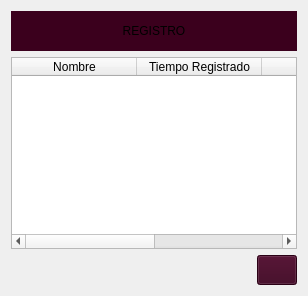
         <widget class="QWidget" name="Regis_page">
          <layout class="QVBoxLayout" name="verticalLayout_27">
           <item>
            <widget class="QLabel" name="label_40">
             <property name="minimumSize">
              <size>
               <width>200</width>
               <height>40</height>
              </size>
             </property>
             <property name="maximumSize">
              <size>
               <width>16777215</width>
               <height>40</height>
              </size>
             </property>
             <property name="styleSheet">
              <string notr="true">font: 75 20pt &quot;Century Gothic&quot;;
background-color: rgb(59, 0, 29);</string>
             </property>
             <property name="text">
              <string>REGISTRO</string>
             </property>
             <property name="alignment">
              <set>Qt::AlignCenter</set>
             </property>
            </widget>
           </item>
           <item>
            <widget class="QTableWidget" name="tableRegistro">
             <attribute name="horizontalHeaderVisible">
              <bool>true</bool>
             </attribute>
             <attribute name="horizontalHeaderDefaultSectionSize">
              <number>125</number>
             </attribute>
             <attribute name="horizontalHeaderStretchLastSection">
              <bool>true</bool>
             </attribute>
             <column>
              <property name="text">
               <string>Nombre</string>
              </property>
             </column>
             <column>
              <property name="text">
               <string>Tiempo Registrado</string>
              </property>
             </column>
             <column>
              <property name="text">
               <string>Tono</string>
              </property>
             </column>
             <column>
              <property name="text">
               <string>Repetir</string>
              </property>
             </column>
            </widget>
           </item>
           <item>
            <layout class="QHBoxLayout" name="horizontalLayout_27">
             <item>
              <widget class="QLabel" name="lblMensajeBorrar">
               <property name="minimumSize">
                <size>
                 <width>200</width>
                 <height>30</height>
                </size>
               </property>
               <property name="text">
                <string/>
               </property>
              </widget>
             </item>
             <item>
              <spacer name="horizontalSpacer">
               <property name="orientation">
                <enum>Qt::Horizontal</enum>
               </property>
               <property name="sizeType">
                <enum>QSizePolicy::Maximum</enum>
               </property>
               <property name="sizeHint" stdset="0">
                <size>
                 <width>40</width>
                 <height>20</height>
                </size>
               </property>
              </spacer>
             </item>
             <item>
              <widget class="QPushButton" name="btn_Actualizar">
               <property name="maximumSize">
                <size>
                 <width>60</width>
                 <height>40</height>
                </size>
               </property>
               <property name="styleSheet">
                <string notr="true">QPushButton{ 
background-color: rgb(59, 0, 29);
}

QPushButton:hover{ 
background-color: rgb(34, 0, 17);
}</string>
               </property>
               <property name="text">
                <string/>
               </property>
               <property name="icon">
                <iconset resource="recursos.qrc">
                 <normaloff>:/newPrefix/Iconos/iconRedo.png</normaloff>:/newPrefix/Iconos/iconRedo.png</iconset>
               </property>
               <property name="iconSize">
                <size>
                 <width>40</width>
                 <height>40</height>
                </size>
               </property>
              </widget>
             </item>
            </layout>
           </item>
          </layout>
         </widget>
